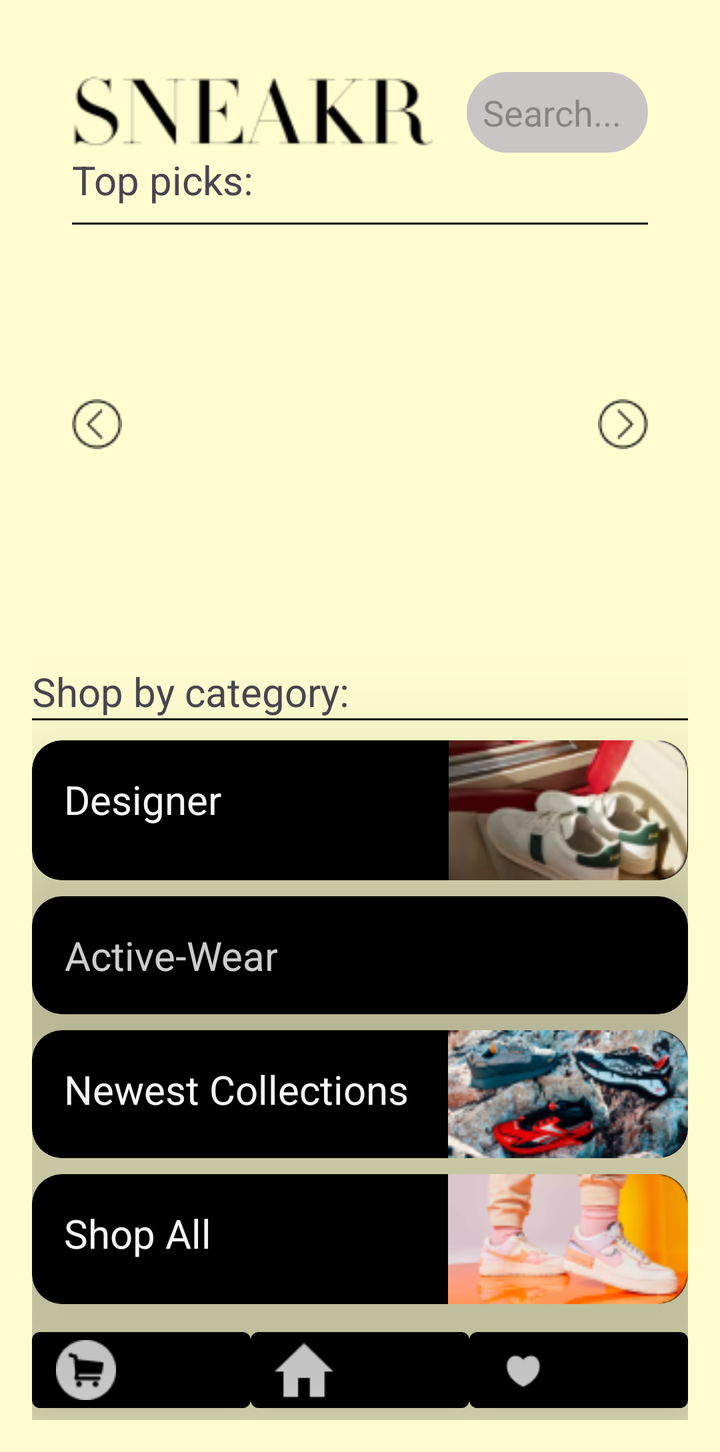
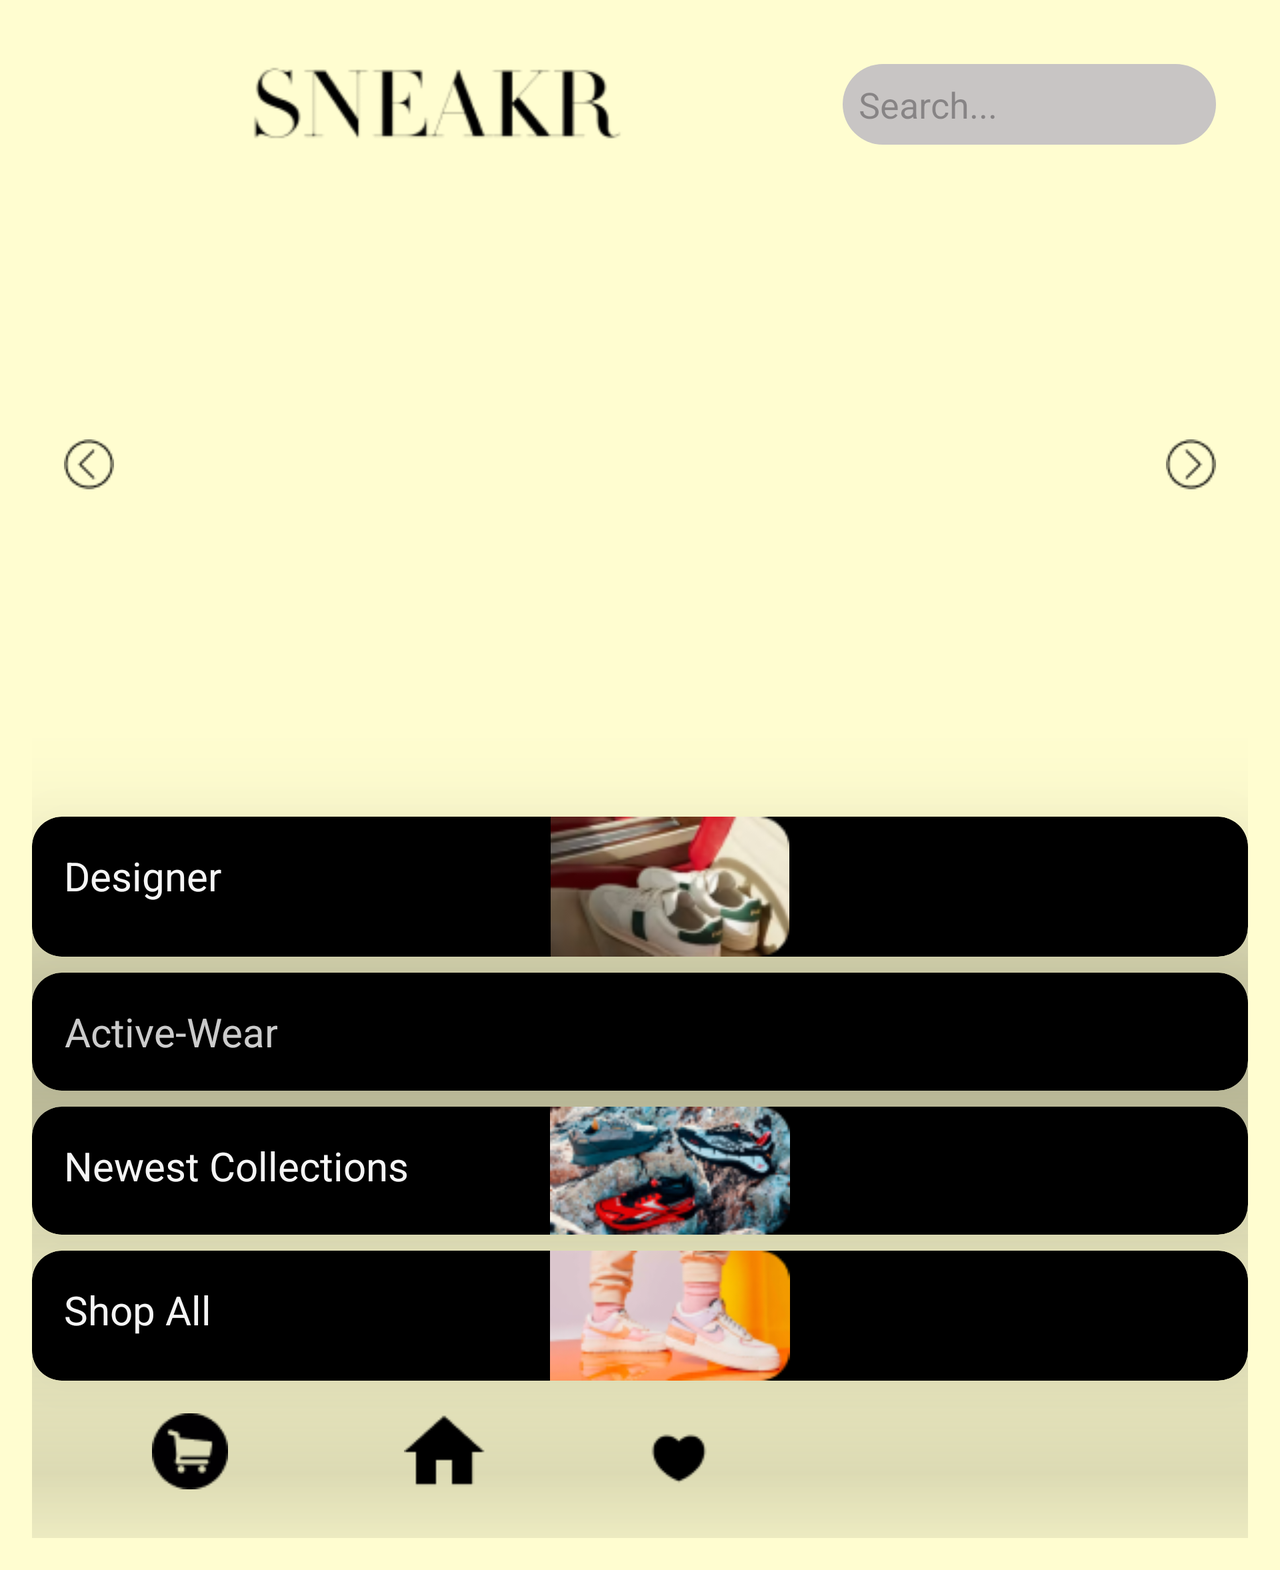

Two renders of one Android screen. The first uses the default layout on a phone; the second uses the alternative layout the repository ships for a different screen configuration, on a matching device. The two XML files are below.
<!-- AndroidManifest.xml: application theme Theme.SneakrApp -->
<!-- res/layout/activity_main.xml -->
<?xml version="1.0" encoding="utf-8"?>
 <ScrollView xmlns:android="http://schemas.android.com/apk/res/android"
    xmlns:app="http://schemas.android.com/apk/res-auto"
    xmlns:tools="http://schemas.android.com/tools"
    android:layout_width="match_parent"
    android:layout_height="match_parent"
    android:background = "@color/cream"
    android:padding="16dp"
    android:scrollIndicators="right"
    android:scrollbarStyle="insideOverlay"
    android:scrollbars="vertical"
    tools:context=".activities.MainActivity">

<LinearLayout
    android:layout_width="match_parent"
    android:layout_height="match_parent"
    android:orientation="vertical">

    <LinearLayout
        android:layout_width="match_parent"
        android:layout_height="wrap_content"
        android:orientation="vertical"
        android:background="@color/cream"
        android:padding="20dp"
        tools:context=".activities.MainActivity">

        <LinearLayout
            android:layout_width="match_parent"
            android:layout_height="wrap_content"
            android:orientation="horizontal"
            android:gravity="center_vertical">

            <ImageView
                android:layout_width="0dp"
                android:layout_height="wrap_content"
                android:layout_weight="2"
                android:src="@drawable/logo"/>

            <EditText
                android:id="@+id/SearchButton"
                android:layout_width="0dp"
                android:layout_height="wrap_content"
                android:layout_weight="1"
                android:background="@drawable/searchbut"
                android:hint="Search..."
                android:ems="10"
                android:inputType="textPersonName"
                android:textColor="@color/white"
                android:selectAllOnFocus="false"
                android:singleLine="false"
                android:padding="8dp"
                android:layout_marginStart="16dp"/>
        </LinearLayout>

        <TextView
            android:layout_width="wrap_content"
            android:layout_height="wrap_content"
            android:text="Top picks:"
            android:textSize="20dp"/>
        <View
            android:layout_width="match_parent"
            android:layout_height="1dp"
            android:background="@android:color/black"
            android:layout_marginTop="8dp" />

        <ListView
            android:id="@+id/searchListView"
            android:layout_width="match_parent"
            android:layout_height="wrap_content"
            android:background="@color/cardview_light_background"
            android:textColor="@color/white">
        </ListView>



    <FrameLayout
            android:layout_width="match_parent"
            android:layout_height="200dp">


        <androidx.viewpager2.widget.ViewPager2
            android:id="@+id/viewPagerImageSlider1"
            android:layout_width="match_parent"
            android:layout_height="match_parent"
            android:scaleType="fitCenter"
            android:onClick="picture_clicked"
            android:orientation="horizontal"/>
            <ImageView
                android:id="@+id/left_arrow"
                android:layout_width="wrap_content"
                android:layout_height="wrap_content"
                android:src="@drawable/left_arrow"
                android:layout_gravity="center_vertical|start"
                android:adjustViewBounds="true"
                android:onClick="onLeftArrowClicked" />

        <ImageView
            android:id="@+id/right_arrow"
            android:layout_width="wrap_content"
            android:layout_height="wrap_content"
            android:layout_gravity="center_vertical|end"
            android:adjustViewBounds="true"
            android:onClick="onRightArrowClicked"
            android:src="@drawable/right_arrow" />
        </FrameLayout>

    </LinearLayout>


    <TextView
        android:layout_width="wrap_content"
        android:layout_height="wrap_content"
        android:text="Shop by category:"
        android:textSize="20dp"/>
    <View
        android:layout_width="match_parent"
        android:layout_height="1dp"
        android:background="@android:color/black"
         />

    <androidx.cardview.widget.CardView
        style="@style/CategoryCardStyle"
        android:id="@+id/designerCategory"
        app:cardElevation="50dp"
        android:layout_width="match_parent"
        android:layout_height="wrap_content"
        android:backgroundTint="@color/black"
        android:layout_marginTop="10dp"
        app:cardCornerRadius="15dp"
        >

        <ImageView
            android:layout_width="120dp"
            android:layout_height="wrap_content"
            android:layout_gravity="right"
            android:adjustViewBounds="true"
            android:src="@drawable/sneakers" />

        <TextView
            style="@style/CategoryTextStyle"
            android:layout_width="wrap_content"
            android:layout_height="wrap_content"
            android:layout_gravity="left"
            android:text="Designer" />
    </androidx.cardview.widget.CardView>


    <androidx.cardview.widget.CardView
        style="@style/CategoryCardStyle"
        android:id="@+id/activeCategory"
        android:layout_width="match_parent"
        android:layout_height="wrap_content"
        android:backgroundTint="@color/black"
        app:cardElevation="40dp"
        app:cardCornerRadius="15dp">

        <ImageView
            android:layout_width="120dp"
            android:layout_height="wrap_content"
            android:layout_gravity="right"
            android:adjustViewBounds="true"
            android:src="@drawable/activewear" />

        <TextView
            style="@style/CategoryTextStyle"
            android:layout_width="wrap_content"
            android:layout_height="wrap_content"
            android:layout_gravity="left"
            android:text="Active-Wear" />
    </androidx.cardview.widget.CardView>

    <androidx.cardview.widget.CardView
        style="@style/CategoryCardStyle"

        android:id="@+id/newestCategory"
        android:layout_width="match_parent"
        android:layout_height="wrap_content"
        app:cardElevation="50dp"
        android:backgroundTint="@color/black"
        app:cardCornerRadius="15dp">

        <TextView
            style="@style/CategoryTextStyle"
            android:layout_width="wrap_content"
            android:layout_height="wrap_content"
            android:layout_gravity="left"
            android:text="Newest Collections" />

        <ImageView
            android:layout_width="120dp"
            android:layout_height="wrap_content"
            android:layout_gravity="right"
            android:adjustViewBounds="true"
            android:src="@drawable/new_collections"
            >
        </ImageView>

    </androidx.cardview.widget.CardView>

    <androidx.cardview.widget.CardView
        android:id="@+id/shopAllCategory"
        style="@style/CategoryCardStyle"
        android:layout_width="match_parent"
        android:layout_height="wrap_content"
        android:backgroundTint="@color/black"
        app:cardElevation="50dp"
        app:cardCornerRadius="15dp">
        <ImageView
            android:layout_width="120dp"
            android:layout_height="wrap_content"
            android:layout_gravity="right"
            android:adjustViewBounds="true"
            android:src="@drawable/shopall"
            >
        </ImageView>


        <TextView
            style="@style/CategoryTextStyle"
            android:layout_width="wrap_content"
            android:layout_height="wrap_content"
            android:layout_gravity="left"
            android:text="Shop All" />
    </androidx.cardview.widget.CardView>

    <include
        layout="@layout/bottom_layout_layout"
        android:layout_width="match_parent"
        android:layout_height="wrap_content"
        android:id="@+id/footer"
        android:layout_alignParentBottom="true"/>



</LinearLayout>

</ScrollView>
<!-- res/layout/bottom_layout_layout.xml (included above) -->
<?xml version="1.0" encoding="utf-8"?>
<LinearLayout xmlns:android="http://schemas.android.com/apk/res/android"
    xmlns:app="http://schemas.android.com/apk/res-auto"
    android:id="@+id/footer"
    android:layout_width="match_parent"
    android:gravity="center"
    android:orientation="horizontal"
    android:layout_height="wrap_content">


        <com.google.android.material.button.MaterialButton
            android:id="@+id/shop"
            style="@style/FooterStyle"
            app:icon="@drawable/shop"
            />

        <com.google.android.material.button.MaterialButton
            android:id="@+id/home"
            style="@style/FooterStyle"
            app:icon="@drawable/home"
            />


        <com.google.android.material.button.MaterialButton
            android:id="@+id/wishlist"
            style="@style/FooterStyle"
            app:icon="@drawable/black_heart"
            />





</LinearLayout>
<!-- resources referenced by this layout -->
<resources>
  <color name="black">#FF000000</color>
  <color name="cream">#FFFDD0</color>
  <color name="white">#FFFFFFFF</color>
  <!-- drawable black_heart: png bitmap (drawable, 475 bytes) -->
  <!-- drawable home: png bitmap (drawable, 386 bytes) -->
  <!-- drawable left_arrow: png bitmap (drawable, 549 bytes) -->
  <!-- drawable logo: png bitmap (drawable, 3141 bytes) -->
  <!-- drawable new_collections: png bitmap (drawable, 21356 bytes) -->
  <!-- drawable right_arrow: png bitmap (drawable, 552 bytes) -->
  <!-- drawable searchbut (drawable) -->
  <?xml version="1.0" encoding="utf-8"?>
  <selector xmlns:android="http://schemas.android.com/apk/res/android">
  <item>
      <shape android:shape= "rectangle">
            <solid android:color="#C8C5C4"> </solid>
            <corners android:radius = "30sp">  </corners>
      </shape>
  </item>
  </selector>
  <!-- drawable shop: png bitmap (drawable, 978 bytes) -->
  <!-- drawable shopall: png bitmap (drawable, 13671 bytes) -->
  <!-- drawable sneakers: png bitmap (drawable, 15557 bytes) -->
  <style name="CategoryCardStyle">
          <item name="android:layout_marginBottom">8dp</item>
          <item name="cardElevation">8dp</item>
      </style>
  <style name="CategoryTextStyle">
          <item name="android:textSize">20sp</item>
          <item name="android:gravity">center</item>
          <item name="android:layout_margin">16dp</item>
          <item name="android:textColor">
              #F5F5F5
          </item>
      </style>
  <style name="FooterStyle" parent="Widget.MaterialComponents.Button.Icon">
          <item name="android:layout_width">match_parent</item>
          <item name="android:layout_height">wrap_content</item>
          <item name="android:layout_gravity">center</item>
          <item name="backgroundTint">@color/black</item>
          <item name="android:textColor">@color/black</item>
          <item name="iconSize">30dp</item>
          <item name="android:layout_weight">1</item>
      </style>
  <style name="Theme.SneakrApp" parent="Base.Theme.SneakrApp">
          <item name="android:statusBarColor">#000000</item>
      </style>
  <style name="Base.Theme.SneakrApp" parent="Theme.Material3.DayNight.NoActionBar">
          
          
      </style>
</resources>
<!-- res/layout-land/activity_main.xml (the repository's variant of the layout above) -->
<!-- drawn on the phone turned sideways -->
<?xml version="1.0" encoding="utf-8"?>
 <ScrollView xmlns:android="http://schemas.android.com/apk/res/android"
    xmlns:app="http://schemas.android.com/apk/res-auto"
    xmlns:tools="http://schemas.android.com/tools"
    android:layout_width="match_parent"
    android:layout_height="match_parent"
    android:background = "@color/cream"
    android:padding="16dp"
    android:scrollIndicators="right"
    android:scrollbarStyle="insideOverlay"
    android:scrollbars="vertical"
    tools:context=".activities.MainActivity">

<LinearLayout
    android:layout_width="match_parent"
    android:layout_height="match_parent"
    android:orientation="vertical">

    <LinearLayout
        android:layout_width="match_parent"
        android:layout_height="wrap_content"
        android:orientation="vertical"
        android:background="@color/cream"
        android:padding="16dp"
        tools:context=".activities.MainActivity">

        
        <LinearLayout
            android:layout_width="match_parent"
            android:layout_height="wrap_content"
            android:orientation="horizontal"
            android:gravity="center_vertical">

            <ImageView
                android:layout_width="0dp"
                android:layout_height="wrap_content"
                android:layout_weight="2"
                android:src="@drawable/logo"/>

            <EditText
                android:id="@+id/SearchButton"
                android:layout_width="0dp"
                android:layout_height="wrap_content"
                android:layout_weight="1"
                android:background="@drawable/searchbut"
                android:hint="Search..."
                android:ems="10"
                android:inputType="textPersonName"
                android:textColor="@color/white"
                android:selectAllOnFocus="false"
                android:singleLine="false"
                android:padding="8dp"
                android:layout_marginStart="16dp"/>

        </LinearLayout>

        <ListView
            android:id="@+id/searchListView"
            android:layout_width="match_parent"
            android:layout_height="wrap_content"
            android:background="@color/cardview_light_background"
            android:textColor="@color/white" >

        </ListView>

        <FrameLayout
            android:layout_width="match_parent"
            android:layout_height="320dp">
        
        <androidx.viewpager2.widget.ViewPager2
            android:id="@+id/viewPagerImageSlider1"
            android:layout_width="match_parent"
            android:layout_height="match_parent"
            android:scaleType="fitCenter"
            android:onClick="picture_clicked"
            android:orientation="horizontal"/>
            <ImageView
                android:id="@+id/left_arrow"
                android:layout_width="wrap_content"
                android:layout_height="wrap_content"
                android:src="@drawable/left_arrow"
                android:layout_gravity="center_vertical|start"
                android:adjustViewBounds="true"
                android:onClick="onLeftArrowClicked" />



            <ImageView
                android:id="@+id/right_arrow"
                android:layout_width="wrap_content"
                android:layout_height="wrap_content"
                android:src="@drawable/right_arrow"
                android:adjustViewBounds="true"
                android:layout_gravity="center_vertical|end"
                android:onClick="onRightArrowClicked"/>

    </FrameLayout>

        

    </LinearLayout>





    <androidx.cardview.widget.CardView
        style="@style/CategoryCardStyle"
        android:id="@+id/designerCategory"
        app:cardElevation="50dp"
        android:layout_width="match_parent"
        android:layout_height="wrap_content"
        android:backgroundTint="@color/black"
        app:cardCornerRadius="15dp"
        >

        <ImageView
            android:layout_width="120dp"
            android:layout_height="wrap_content"
            android:layout_marginStart="259dp"
            android:adjustViewBounds="true"
            android:src="@drawable/sneakers" />

        <TextView
            style="@style/CategoryTextStyle"
            android:layout_width="wrap_content"
            android:layout_height="wrap_content"
            android:layout_gravity="left"
            android:text="Designer" />
    </androidx.cardview.widget.CardView>


    <androidx.cardview.widget.CardView
        style="@style/CategoryCardStyle"
        android:id="@+id/activewearCategory"
        android:layout_width="match_parent"
        android:layout_height="wrap_content"
        android:backgroundTint="@color/black"
        app:cardElevation="40dp"
        app:cardCornerRadius="15dp">

        <ImageView
            android:layout_width="120dp"
            android:layout_height="wrap_content"
            android:layout_marginStart="259dp"
            android:adjustViewBounds="true"
            android:src="@drawable/activewear" />

        <TextView
            style="@style/CategoryTextStyle"
            android:layout_width="wrap_content"
            android:layout_height="wrap_content"
            android:layout_gravity="left"
            android:text="Active-Wear" />
    </androidx.cardview.widget.CardView>

    <androidx.cardview.widget.CardView
        style="@style/CategoryCardStyle"
        android:id="@+id/newestCollectionsCategory"
        android:layout_width="match_parent"
        android:layout_height="wrap_content"
        app:cardElevation="50dp"
        android:backgroundTint="@color/black"
        app:cardCornerRadius="15dp">

        <TextView
            style="@style/CategoryTextStyle"
            android:layout_width="wrap_content"
            android:layout_height="wrap_content"
            android:layout_gravity="left"
            android:text="Newest Collections" />

        <ImageView
            android:layout_width="120dp"
            android:layout_height="wrap_content"
            android:layout_marginStart="259dp"
            android:adjustViewBounds="true"
            android:src="@drawable/new_collections"
            >
        </ImageView>

    </androidx.cardview.widget.CardView>

    <androidx.cardview.widget.CardView
        android:id="@+id/shopAllCategory"
        style="@style/CategoryCardStyle"
        android:layout_width="match_parent"
        android:layout_height="wrap_content"
        android:backgroundTint="@color/black"
        app:cardElevation="50dp"
        app:cardCornerRadius="15dp">
<ImageView
    android:layout_width="120dp"
    android:layout_height="wrap_content"
    android:layout_marginStart="259dp"
    android:adjustViewBounds="true"
    android:src="@drawable/shopall"
    >
</ImageView>


        <TextView
            style="@style/CategoryTextStyle"
            android:layout_width="wrap_content"
            android:layout_height="wrap_content"
            android:layout_gravity="left"
            android:text="Shop All" />
    </androidx.cardview.widget.CardView>

    <ImageView
        android:id="@+id/wishlistButton"
        android:layout_width="wrap_content"
        android:layout_height="60dp"
        android:src="@drawable/black_heart"
        android:layout_marginStart="300dp"
        android:layout_marginTop="0dp"/>

    <ImageView
        android:layout_width="20dp"
        android:layout_height="70dp"
        android:layout_marginStart="260dp"
        android:layout_marginTop="-67dp"
        android:src="@drawable/line" />

    <ImageView
        android:id="@+id/home"
        android:layout_width="wrap_content"
        android:layout_height="60dp"
        android:src="@drawable/home"
        android:layout_marginStart="186dp"
        android:layout_marginTop="-67dp"/>

    <ImageView
        android:layout_width="20dp"
        android:layout_height="71dp"
        android:src="@drawable/line"
        android:layout_marginStart="135dp"
        android:layout_marginTop="-64dp"/>

    <ImageView
        android:id="@+id/shop"
        android:layout_width="wrap_content"
        android:layout_height="60dp"
        android:src="@drawable/shop"
        android:layout_marginStart="60dp"
        android:layout_marginTop="-67dp"/>



</LinearLayout>
</ScrollView>
<!-- resources referenced by the variant -->
<!-- as the phone turned sideways resolves them -->
<resources>
  <color name="black">#FF000000</color>
  <color name="cream">#FFFDD0</color>
  <color name="white">#FFFFFFFF</color>
  <!-- drawable black_heart: png bitmap (drawable, 475 bytes) -->
  <!-- drawable home: png bitmap (drawable, 386 bytes) -->
  <!-- drawable left_arrow: png bitmap (drawable, 549 bytes) -->
  <!-- drawable logo: png bitmap (drawable, 3141 bytes) -->
  <!-- drawable new_collections: png bitmap (drawable, 21356 bytes) -->
  <!-- drawable right_arrow: png bitmap (drawable, 552 bytes) -->
  <!-- drawable searchbut (drawable) -->
  <?xml version="1.0" encoding="utf-8"?>
  <selector xmlns:android="http://schemas.android.com/apk/res/android">
  <item>
      <shape android:shape= "rectangle">
            <solid android:color="#C8C5C4"> </solid>
            <corners android:radius = "30sp">  </corners>
      </shape>
  </item>
  </selector>
  <!-- drawable shop: png bitmap (drawable, 978 bytes) -->
  <!-- drawable shopall: png bitmap (drawable, 13671 bytes) -->
  <!-- drawable sneakers: png bitmap (drawable, 15557 bytes) -->
  <style name="CategoryCardStyle">
          <item name="android:layout_marginBottom">8dp</item>
          <item name="cardElevation">8dp</item>
      </style>
  <style name="CategoryTextStyle">
          <item name="android:textSize">20sp</item>
          <item name="android:gravity">center</item>
          <item name="android:layout_margin">16dp</item>
          <item name="android:textColor">
              #F5F5F5
          </item>
      </style>
  <style name="Theme.SneakrApp" parent="Base.Theme.SneakrApp">
          <item name="android:statusBarColor">#000000</item>
      </style>
  <style name="Base.Theme.SneakrApp" parent="Theme.Material3.DayNight.NoActionBar">
          
          
      </style>
</resources>
